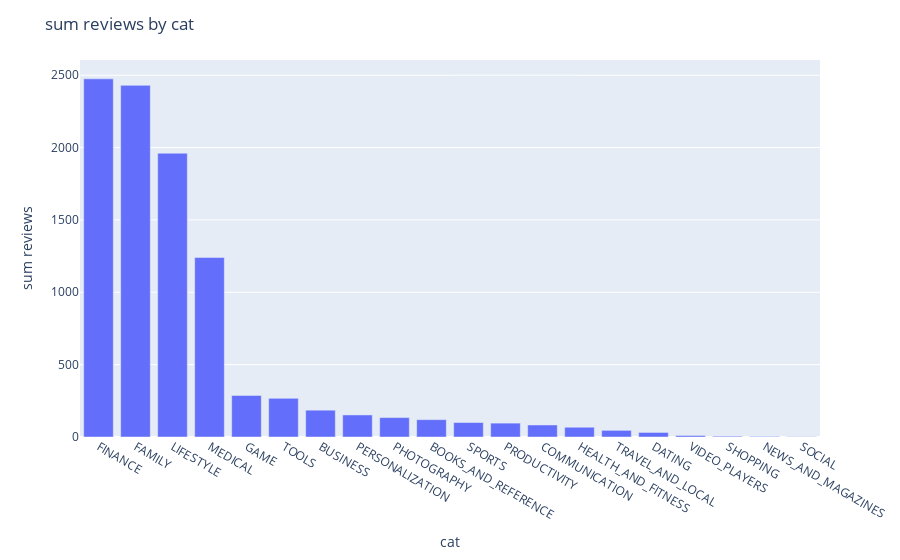

Source (notebook cell):
### Code cell
thisSer = popularCats.groupby('Category')['Price'].sum()
thisSer = thisSer.sort_values(ascending=False)
fig = px.bar(thisSer, x=thisSer.index, y=thisSer.values)
fig.update_layout(

    title="sum reviews by cat",
    xaxis_title="cat", 
    yaxis_title="sum reviews")

fig.show()
# px.bar(thisSer)

### Figure 1 — Plotly figure (JSON) as saved in the notebook; plotly's stock layout.template omitted (floating-point values rounded to 4 significant figures)
{"data": [{"alignmentgroup": "True", "hovertemplate": "x=%{x}<br>y=%{y}<extra></extra>", "legendgroup": "", "marker": {"color": "#636efa"}, "name": "", "offsetgroup": "", "orientation": "v", "showlegend": false, "textposition": "auto", "type": "bar", "x": ["FINANCE", "FAMILY", "LIFESTYLE", "MEDICAL", "GAME", "TOOLS", "BUSINESS", "PERSONALIZATION", "PHOTOGRAPHY", "BOOKS_AND_REFERENCE", "SPORTS", "PRODUCTIVITY", "COMMUNICATION", "HEALTH_AND_FITNESS", "TRAVEL_AND_LOCAL", "DATING", "VIDEO_PLAYERS", "SHOPPING", "NEWS_AND_MAGAZINES", "SOCIAL"], "xaxis": "x", "y": [2475.0, 2430.0, 1961.0, 1240.0, 287.3, 267.3, 185.3, 152.5, 134.2, 119.8, 100.0, 95.94, 83.14, 67.34, 45.96, 31.43, 10.46, 5.48, 3.98, 1.98], "yaxis": "y"}], "layout": {"barmode": "relative", "legend": {"tracegroupgap": 0}, "margin": {"t": 60}, "title": {"text": "sum reviews by cat"}, "xaxis": {"anchor": "y", "domain": [0, 1], "title": {"text": "cat"}}, "yaxis": {"anchor": "x", "domain": [0, 1], "title": {"text": "sum reviews"}}}}
